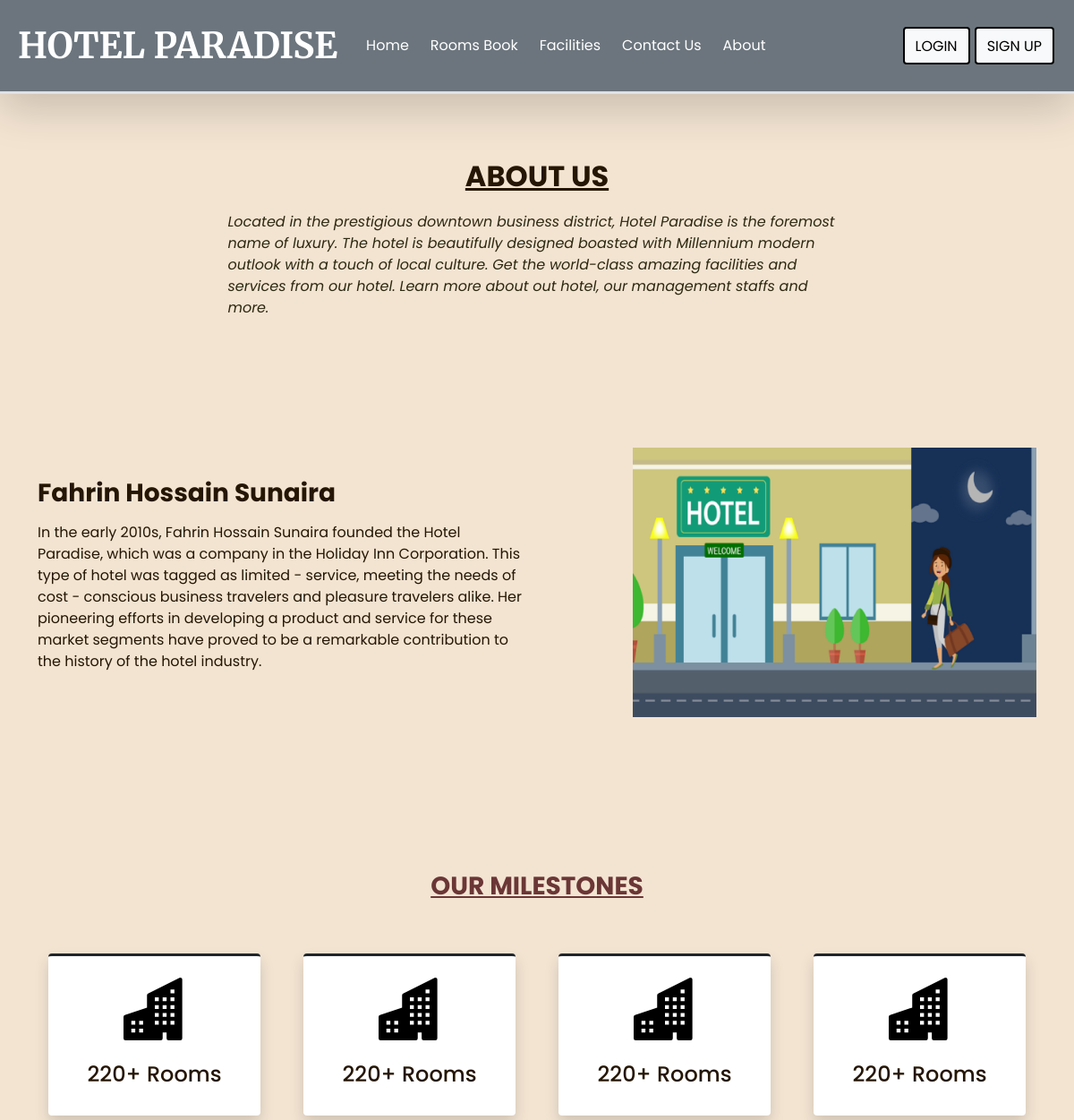
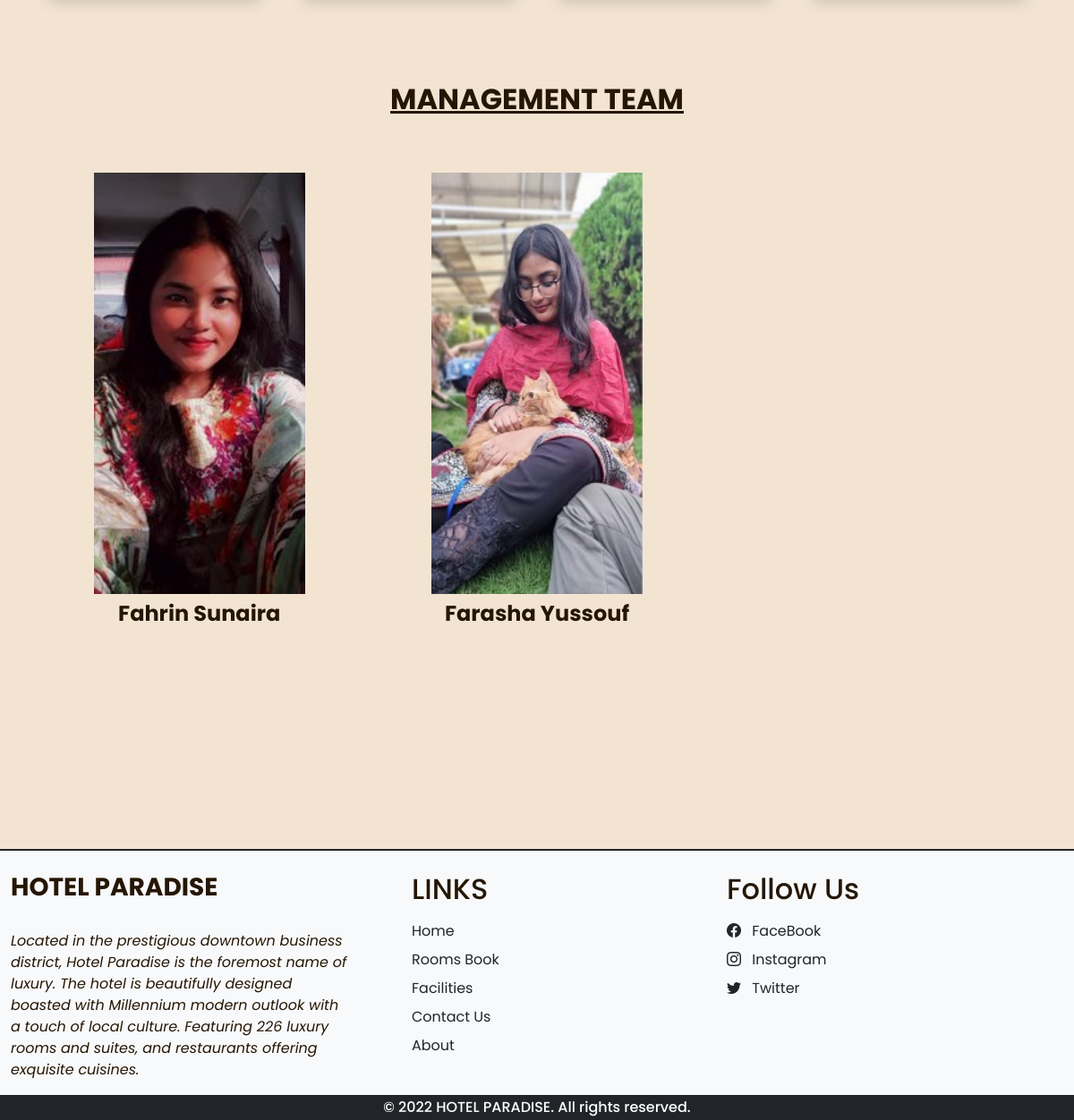
Screenshot of /HOTELMANAGEMENT/about.php with the database file from the repository (2 pictures, top to bottom).
### tables this page shows
CREATE TABLE `settings` (
  `S_ID` int(11) NOT NULL,
  `site_title` varchar(100) NOT NULL,
  `site_about` varchar(300) NOT NULL
);

CREATE TABLE `team_details` (
  `T_ID` int(11) NOT NULL,
  `name` varchar(200) NOT NULL,
  `picture` varchar(150) NOT NULL
);

### HOTELMANAGEMENT/admin/extra/connect.php (called while the page is built, shortened)
<?php
    function select($sql, $values, $datatypes){
        $db = $GLOBALS['db'];
        if($stmt = mysqli_prepare($db, $sql)){
            mysqli_stmt_bind_param($stmt, $datatypes,...$values);
            if(mysqli_stmt_execute($stmt)){
                $res = mysqli_stmt_get_result($stmt);
                return $res;
            }
            else{
                mysqli_stmt_close($stmt);
                die("Query cannot be executed - Select");
            }
        }
        else{
            die("Query cannot be prepared - Select");
        }
    }
    function selectAll($table){
        $db = $GLOBALS['db'];
        $res = mysqli_query($db, "SELECT * FROM $table");
        return $res;
    }
?>

### HOTELMANAGEMENT/about.php (the view, shortened to what this page needs)
<!DOCTYPE html>
<html lang="en">
<head>
    <?php require('links.php'); ?>
</head>
<body style="color:rgb(37, 22, 4) ; background-color:rgb(243, 228, 210);">
<?php require('header.php'); ?>
  <div class="my-5 px-4">
    <h2 class="mt-5 pt-4 mb-1 fw-bolder text-center font-two "> <u>ABOUT US</u>  <br></h2>
    <p style="color:rgb(45, 40, 16); font-size: small; font-style: italic; margin-top: 20px; font-size: medium; display: block; margin-left: auto; margin-right: auto; width: 60%;">
      Located in the prestigious downtown business district,
      Hotel Paradise is the foremost name of luxury. The hotel is beautifully designed
      boasted with Millennium modern outlook with a touch of local culture. Get the world-class
      amazing facilities and services from our hotel. Learn more about out hotel, our management
      staffs and more. <br><br> <br><br><br>
    </p>
  </div>
  <div class="container">
    <div class="row justify-content-between align-items-center">
      <div class="col-6 mb-4">
        <h2 class="mb-3 fw-bolder fs-3">Fahrin Hossain Sunaira</h2>
        <p>
          In the early 2010s, Fahrin Hossain Sunaira founded the Hotel Paradise, which was a
          company in the Holiday Inn Corporation. This type of hotel was tagged as limited - service,
          meeting the needs of cost - conscious business travelers and pleasure travelers
          alike. Her pioneering efforts in developing a product and service for these market
          segments have proved to be a remarkable contribution to the history of the hotel
          industry.
        </p>
      </div>
      <div class="col-5 mb-4">
        <img src="images/about/aboutt.png" width="100%">
      </div>
    </div>
  </div>
  <h3 class="text-center mt-5 mb-4 fw-italic">
    <p style="color: rgb(107, 54, 54);"><b> <br><br><br> <u>OUR MILESTONES<br><br></u> </b></p>
  </h3>
  <div class="container">
    <div class="row">
      <div class="col-3 mb-4 px-4">
        <div class="bg-white rounded shadow p-4 border-top border-3 border-dark text-center">
          <img src="images/about/a2.svg" width="70px">
          <h2 class="mt-4 fs-4"> 220+ Rooms</h2>
        </div>
      </div>
      <div class="col-3 mb-4 px-4">
        <div class="bg-white rounded shadow p-4 border-top border-3 border-dark text-center">
          <img src="images/about/a2.svg" width="70px">
          <h2 class="mt-4 fs-4"> 220+ Rooms</h2>
        </div>
      </div>
      <div class="col-3 mb-4 px-4">
        <div class="bg-white rounded shadow p-4 border-top border-3 border-dark text-center">
          <img src="images/about/a2.svg" width="70px">
          <h2 class="mt-4 fs-4"> 220+ Rooms</h2>
        </div>
      </div>
      <div class="col-3 mb-4 px-4">
        <div class="bg-white rounded shadow p-4 border-top border-3 border-dark text-center">
          <img src="images/about/a2.svg" width="70px">
          <h2 class="mt-4 fs-4"> 220+ Rooms</h2>
        </div>
      </div>
    </div>
  </div>
  <h2 class="mt-5 pt-4 mb-1 fw-bolder text-center font-two "> <u>MANAGEMENT TEAM </u>  <br><br></h2>
  <div class="container px-4 mt-4">
    <div class="swiper swiper-about">
      <div class="swiper-wrapper mb-5">
      <?php
        $about_res = selectAll('team_details');
        $path = ABOUT_IMG_PATH;
        while($row = mysqli_fetch_assoc($about_res)){
          echo<<<data
            <div class="swiper-slide  text-center overflow-hidden rounded">
            <img src="$path$row[picture]" width="70%">
            <h2 class="mt-2 fw-bold fs-4">$row[name]</h2>
          </div>
          data;
        }
      ?>
      </div>
    </div>
  </div>
  <br><br><br>
  <br><br><br>
<?php require('footer.php'); ?>
</body>
</html>

### HOTELMANAGEMENT/header.php (shortened to what this page needs)
<?php
  require('admin/extra/connect.php');
  $settings_q = "SELECT * FROM `settings` WHERE `S_ID`=?";
  $values = [1];
  $settings_r = mysqli_fetch_assoc(select($settings_q,$values,'i'));
?>
<nav class="navbar navbar-expand-lg navbar-dark bg-secondary px-2 py-3 shadow-lg sticky-top border-bottom border-3 border-outline">
  <div class="container-fluid">
     <a class="navbar-brand me-4 fw-bolder fs-1 font-three " href="index.php"><?php echo $settings_r['site_title'] ?></a>
    <div class="collapse navbar-collapse" id="navbarSupportedContent">
      <ul class="navbar-nav me-auto">
        <li class="nav-item">
          <a class="nav-link active me-2" aria-current="page" href="index.php">Home</a>
        </li>
        <li class="nav-item">
          <a class="nav-link active me-2" aria-current="page" href="room.php">Rooms Book</a>
        </li>
        <li class="nav-item">
          <a class="nav-link active me-2" aria-current="page" href="facilities.php">Facilities</a>
        </li>
        <li class="nav-item">
          <a class="nav-link active me-2" aria-current="page" href="contact.php">Contact Us</a>
        </li>
        <li class="nav-item">
          <a class="nav-link active me-2" aria-current="page" href="about.php">About</a>
        </li>
      </ul>
      <div class="d-flex">
        <?php
          if(isset($_SESSION['login']) && $_SESSION['login']==true){
            echo<<<data
              <div class="btn-group">
                <button type="button" class="btn btn-light shadow-none dropdown-toggle" data-bs-toggle="dropdown" data-bs-display="static" aria-expanded="false">
                 $_SESSION[uName]
                </button>
                <ul class="dropdown-menu dropdown-menu-lg-end">
                  <li><a class="dropdown-item" href="logout.php">Log Out</a></li>
                </ul>
              </div>
            data;
          }
          else{
            echo<<<data
              <button type="button" class="btn btn-light shadow-none" style="border-color:black; border-width: 2px; margin-right: 5px; padding-top: 8px;" data-bs-toggle="modal" data-bs-target="#loginmodal">
                LOGIN
              </button>
              <button type="button" class="btn btn-light shadow-none" style="border-color:black; border-width: 2px; margin-right: 2px; padding-top: 8px;" data-bs-toggle="modal" data-bs-target="#signupmodal">
                SIGN UP
              </button>
            data;
          }
        ?>
      </div>
    </div>
  </div>
</nav>

### HOTELMANAGEMENT/footer.php (shortened to what this page needs)
<?php
       $contact_q = "SELECT * FROM `contact_info` WHERE `C_ID`=?";
       $values = [1];
       $contact_res = mysqli_fetch_assoc(select($contact_q,$values,'i'));
  ?>
<div class="container-fluid col-12 bg-light mt-5 border-top border-2 border-dark" style="width: 100%;">
    <div class="row mt-4">
      <div class="col-4">
        <h2 class="h-font fw-bold fs-3 mb-2"><?php echo $settings_r['site_title'] ?></h2>
        <p style="font-style:italic ;">
         <br>
         <?php echo $settings_r['site_about'] ?>
        </p>
      </div>
      <div class="col-4">
        <h2 class="mb-3 px-5">LINKS</h2>
        <a href="index.php" class="d-inline-block mb-2 px-5 text-dark text-decoration-none">Home</a> <br>
        <a href="room.php" class="d-inline-block mb-2 px-5 text-dark text-decoration-none">Rooms Book</a> <br>
        <a href="facilities.php" class="d-inline-block mb-2 px-5 text-dark text-decoration-none">Facilities</a> <br>
        <a href="contact.php" class="d-inline-block mb-2 px-5 text-dark text-decoration-none">Contact Us</a> <br>
        <a href="about.php" class="d-inline-block mb-2 px-5 text-dark text-decoration-none">About</a> <br>
      </div>
      <div class="col-4">
        <h2 class="mb-3">Follow Us</h2>
        <a href="<?php echo $contact_res['fb']?>" target="_blank" class="d-inline-block mb-2 text-dark text-decoration-none">
          <i class="bi bi-facebook me-2"></i> FaceBook
        </a>
        <br>
        <a href="<?php echo $contact_res['insta']?>" target="_blank" class="d-inline-block mb-2 text-dark text-decoration-none">
          <i class="bi bi-instagram me-2"></i> Instagram
        </a>
        <br>
        <a href="<?php echo $contact_res['tw']?>" target="_blank" class="d-inline-block  text-dark text-decoration-none">
          <i class="bi bi-twitter me-2"></i> Twitter
        </a>
      </div>
    </div>
</div>
<h3 class="text-center bg-dark text-white p-1 m-0 fs-6">© 2022 HOTEL PARADISE. All rights reserved.</h3>

### HOTELMANAGEMENT/style.css (style rules this page uses)
* { font-family: 'Poppins', sans-serif; }
.font-two { font-family: 'Lato', sans-serif; }
.font-three { font-family: 'Merriweather', serif; }

### rows the page displays
settings: site_title "HOTEL PARADISE", site_about "Located in the prestigious downtown business district, Hotel Paradise is the foremost name of luxury. The hotel is beautifully designed boasted with Millennium modern outlook with a touch of local culture. Featuring 226 luxury rooms and suites, and restaurants offering exquisite cuisines."
team_details: picture (picture), name "Fahrin Sunaira"
team_details: picture (picture), name "Farasha Yussouf"
